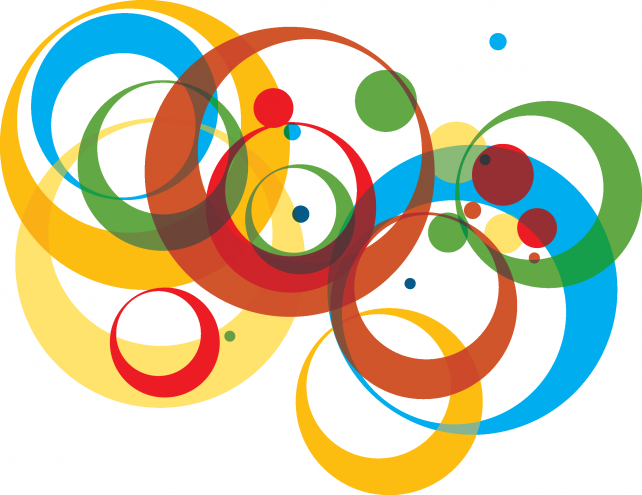
%> input picture Tutorial 2 - Hough Transform/cercles.png, 642 x 495 px
$ octave DetectCirclesExample.m   (GNU Octave 9; MATLAB toolbox functions it lacks are replaced by stand-ins)
%> lines starting %> are read from the running program, lines starting %| are printed output that depends on the picture
%% Detect and Measure Circular Objects in an Image
% This example shows how to use |imfindcircles| to automatically detect
% circles or circular objects in an image. It also shows the use of
% |viscircles| to visualize the detected circles.

% Copyright 2012-2014 The MathWorks, Inc.

%% Step 1: Load Image
% This example uses an image of round plastic chips of various colors.

rgb = imread('cercles.png');
%> rgb is the input picture: size 495x642x3 uint8; mean R, G, B 212.1, 203.8, 175.8
figure
imshow(rgb)

%%
% Besides having plenty of circles to detect, there are a few interesting
% things going on in this image from a circle detection point-of-view:
%
% # There are chips of different colors, which have different contrasts
% with respect to the background. On one end, the blue and red ones have
% strong contrast on this background. On the other end, some of the yellow
% chips do not contrast well with the background.
% # Notice how some chips are on top of each other and some others that are
% close together and almost touching each other. Overlapping object
% boundaries and object occlusion are usually challenging scenarios for
% object detection.

%% Step 2: Determine Radius Range for Searching Circles
% |imfindcircles| needs a radius range to search for the circles. A quick
% way to find the appropriate radius range is to use the interactive tool
% |imdistline| to get an approximate estimate of the radii of various
% objects.
d = imdistline;


%%
% |imdistline| creates a draggable tool that can be moved to fit across a
% chip and the numbers can be read to get an approximate estimate of its
% radius. Most chips have radius in the range of 21-23 pixels. Use a
% slightly larger radius range of 20-25 pixels just to be sure. Before that
% remove the |imdistline| tool.
delete(d);

%% Step 3: Initial Attempt to Find Circles
% Call |imfindcircles| on this image with the search radius of [20 25]
% pixels. Before that, it is a good practice to ask whether the objects are
% brighter or darker than the background. To answer that question, look at
% the grayscale version of this image.

gray_image = rgb2gray(rgb);
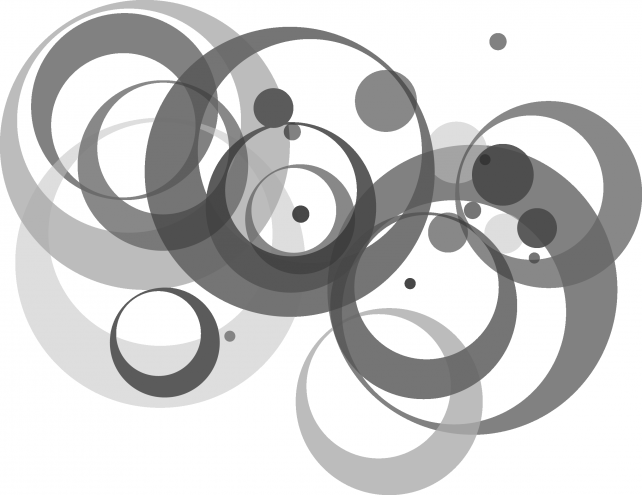
%> gray_image: size 495x642 uint8; min 53, max 255, mean 203
figure,
imshow(gray_image);

%%
% The background is quite bright and most of the chips are darker than the
% background. But, by default, |imfindcircles| finds circular objects that
% are brighter than the background. So, set the parameter 'ObjectPolarity'
% to 'dark' in |imfindcircles| to search for dark circles.

[centers, radii] = imfindcircles(rgb,[10 100],'ObjectPolarity','dark')
%> centers = 14 rows, first 12: [165.3 343; 274 108.5; 386.2 101.4; 448.3 233.1; 503.5 175.2; 537.4 228.8; 124.6 106.4; 160.9 165.6; 550.6 193.1; 498.6 41.96; 389.3 403; 426.1 309.7]; radii = [55.08; 20.06; 30.94; 19.96; 31.13; 19.78; 98.02; 86.86; 93.71; 10.14; 92.92; 94.47; 10.91; 99.45]

%%
% Note that the outputs |centers| and |radii| are empty, which means that
% no circles were found. This happens frequently because |imfindcircles| is
% a circle _detector_, and similar to most detectors, |imfindcircles| has
% an internal _detection threshold_ that determines its sensitivity. In
% simple terms it means that the detector's confidence in a certain
% (circle) detection has to be greater than a certain level before it is
% considered a _valid_ detection. |imfindcircles| has a parameter
% 'Sensitivity' which can be used to control this internal threshold, and
% consequently, the sensitivity of the algorithm. A higher 'Sensitivity'
% value sets the detection threshold lower and leads to detecting more
% circles. This is similar to the sensitivity control on the motion
% detectors used in home security systems.

%% Step 4: Increase Detection Sensitivity
% Coming back to the chip image, it is possible that at the default
% sensitivity level all the circles are lower than the internal threshold,
% which is why no circles were detected. By default, 'Sensitivity', which
% is a number between 0 and 1, is set to 0.85. Increase 'Sensitivity' to
% 0.9.

[centers, radii] = imfindcircles(rgb,[20 25],'ObjectPolarity','dark', ...
    'Sensitivity',0.9)
%> centers = [273.9 108.9; 449.2 232.4; 537.9 228.1]; radii = [20.45; 20.87; 20.57]

%%
% This time |imfindcircles| found some circles - eight to be precise.
% |centers| contains the locations of circle centers and |radii| contains
% the estimated radii of those circles.

%% Step 5: Draw the Circles on the Image
% The function |viscircles| can be used to draw circles on the image.
% Output variables |centers| and |radii| from |imfindcircles| can be passed
% directly to |viscircles|.
figure,
imshow(rgb);

h = viscircles(centers,radii);

%%
% The circle centers seem correctly positioned and their corresponding
% radii seem to match well to the actual chips. But still quite a few
% chips were missed. Try increasing the 'Sensitivity' even more, to 0.92.

[centers, radii] = imfindcircles(rgb,[20 25],'ObjectPolarity','dark', ...
    'Sensitivity',0.92);
%> centers = [274 108.9; 449.1 232.5; 537.7 228.4]; radii = [20.45; 20.51; 20.57]

length(centers)
%> ans = 3

%%
% So increasing 'Sensitivity' gets us even more circles. Plot these circles
% on the image again.

delete(h);  % Delete previously drawn circles
h = viscircles(centers,radii);
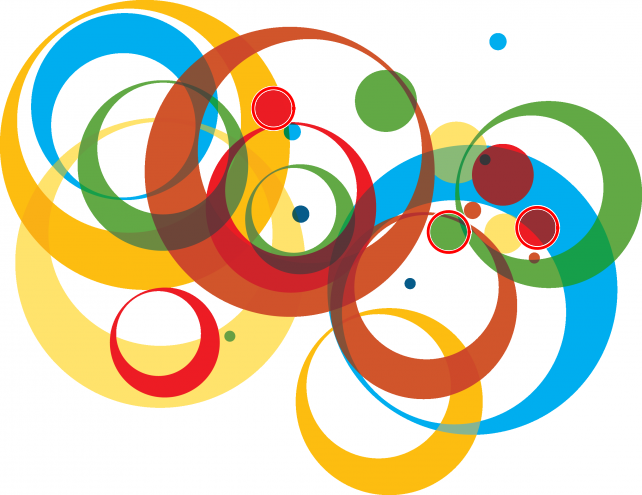
%> figure redrawn from the program's plot data

%% Step 6: Use the Second Method (Two-stage) for Finding Circles
% This result looks better. |imfindcircles| has two
% different methods for finding circles. So far the default method, called
% the _phase coding_ method, was used for detecting circles. There's
% another method, popularly called the _two-stage_ method, that is
% available in |imfindcircles|. Use the two-stage method and show the
% results.

%> (the run ends here)

$ run again, with Tutorial 2 - Hough Transform/1.png copied over Tutorial 2 - Hough Transform/cercles.png
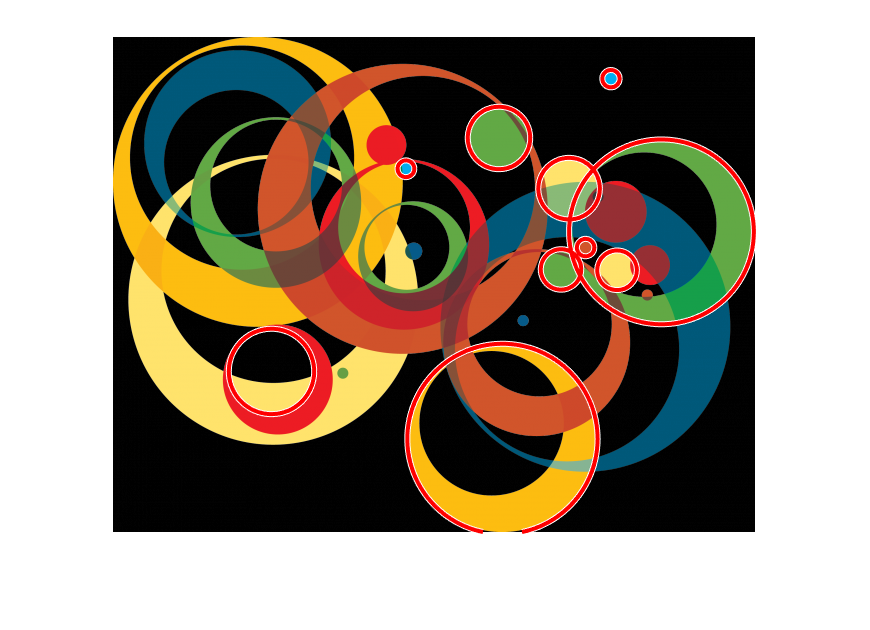
%> input picture Tutorial 2 - Hough Transform/1.png, 870 x 630 px
%> rgb is the input picture: size 630x870x3 uint8; mean R, G, B 154.8, 142.5, 126.1
%> `gray_image = rgb2gray(rgb);`:
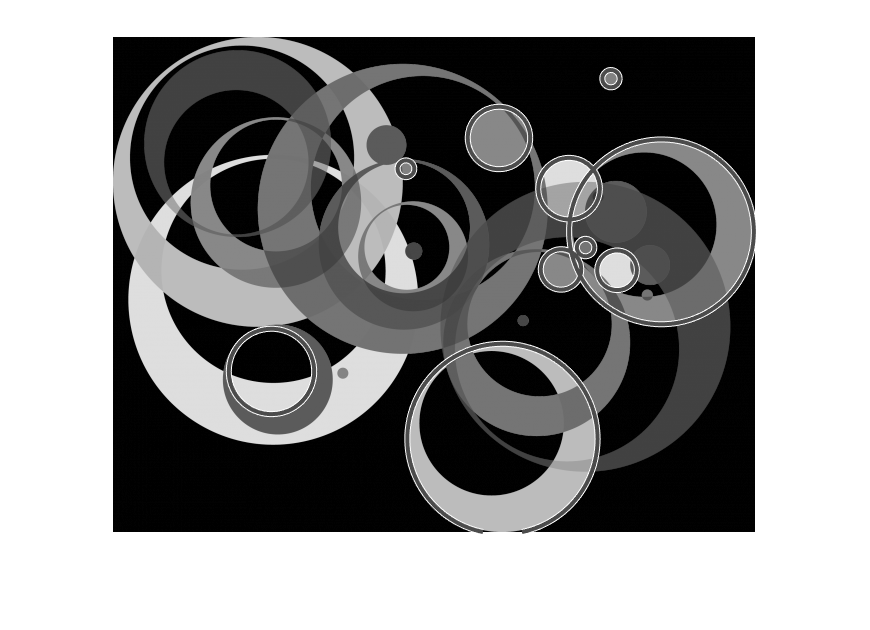
%> gray_image: size 630x870 uint8; min 0, max 255, mean 144.3
%> `[centers, radii] = imfindcircles(rgb,[10 100],'ObjectPolarity','dark')`: centers = [492.2 423.9; 561.2 269.8; 617.3 270.9; 274.4 375.4; 499.4 138.5; 407.9 247.7; 569.2 189.8; 386.4 145.8; 407.2 169.2; 652.9 226.7; 271.1 189.8; 591.5 241.9]; radii = [72.38; 19.69; 21.18; 45.43; 30.27; 42.12; 30.35; 19.67; 10.55; 78.63; 60.85; 22.63]
%> `[centers, radii] = imfindcircles(rgb,[20 25],'ObjectPolarity','dark', ..`: centers = [388.2 145.6; 617.5 252.3]; radii = [20.83; 20]
%> `[centers, radii] = imfindcircles(rgb,[20 25],'ObjectPolarity','dark', ..`: centers = [388.1 145.6; 617.1 270.9; 367.5 402.7]; radii = [20.83; 21.29; 20]
%> ans = 3
%> `h = viscircles(centers,radii);`:
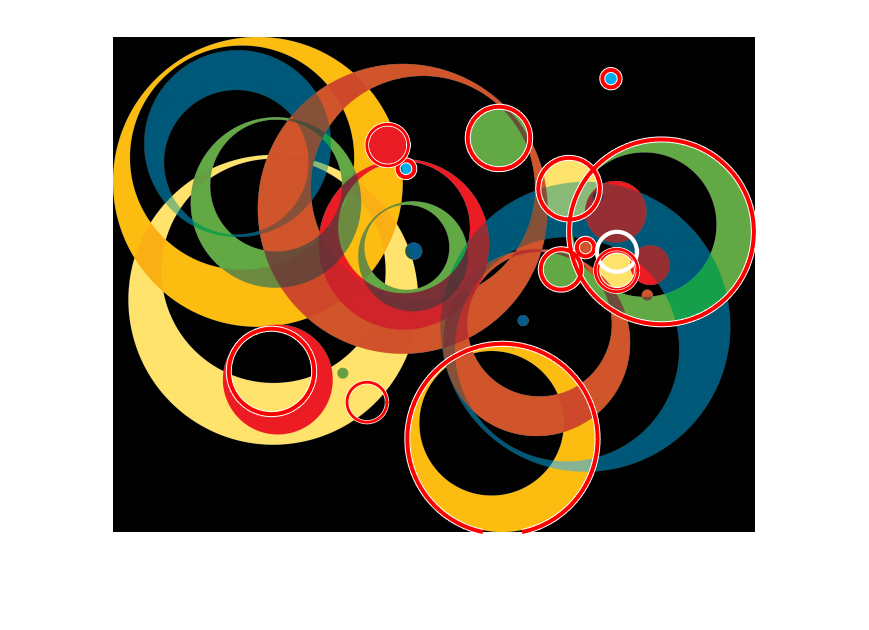
%> figure redrawn from the program's plot data
